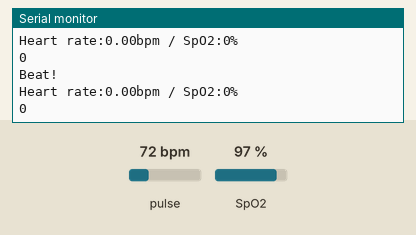
Simulated run of this sketch. Board: Arduino Uno, built with avr-gcc and run on an emulated ATmega328P. Shown: the last lines printed to the serial monitor. Inputs (shaded band) come from the test bench; at power-on: pulse 72 bpm, SpO2 97 %.

Above: at 1.8 s.
1.9 s: pulse set to 42 bpm
At 2.8 s:
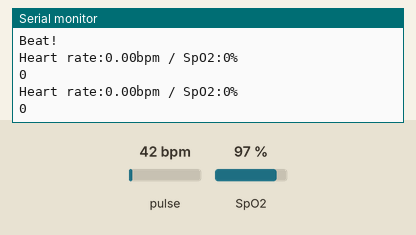
3.4 s: SpO2 set to 80 %
4.9 s: pulse set to 70 bpm
At 5.5 s:
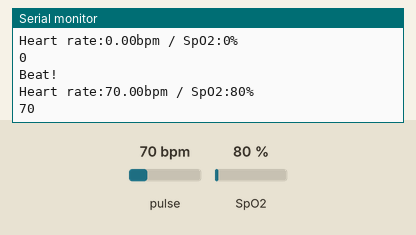

The sketch:

serial_ox_ard.ino
```cpp
//arduino Uncomment


#include<SoftwareSerial.h>
#include<ArduinoJson.h>
//#include <Wire.h>
#include "MAX30100_PulseOximeter.h"


SoftwareSerial uno(5,6);

PulseOximeter pox;


void onBeatDetected()
{
    Serial.println("Beat!");
}


void setup(){
    Serial.begin(115200);
    uno.begin(9600);
        if (!pox.begin()) {
        Serial.println("FAILED");

    } else {
        Serial.println("SUCCESS");
    }
    pox.setOnBeatDetectedCallback(onBeatDetected);
}


void loop(){
    pox.update();
        Serial.print("Heart rate:");
        Serial.print(pox.getHeartRate());
        Serial.print("bpm / SpO2:");
        Serial.print(pox.getSpO2());
        Serial.println("%");

        int bpm=pox.getHeartRate();
        int oxygen_saturation=pox.getSpO2();

  Serial.println(bpm);


    StaticJsonBuffer<1000>jsonBuffer;
    JsonObject& root = jsonBuffer.createObject();
    root["data1"]=bpm;
    root["data2"]=oxygen_saturation;

if(uno.available()>0)
{
root.printTo(uno);

}

//Serial.println(root["data1"]);

delay(1000);
}
```

Measured:
- after the input at 4.9 s, the serial monitor: prints a new line after 0.11 s (image 2)
